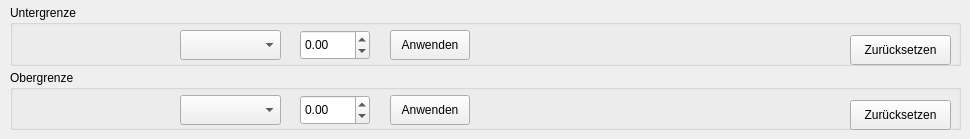
         <widget class="QWidget" name="tab">
          <attribute name="title">
           <string>Unter- und Obergrenze</string>
          </attribute>
          <widget class="QGroupBox" name="groupBox_LB">
           <property name="geometry">
            <rect>
             <x>10</x>
             <y>5</y>
             <width>951</width>
             <height>61</height>
            </rect>
           </property>
           <property name="title">
            <string>Untergrenze</string>
           </property>
           <widget class="QDoubleSpinBox" name="doubleSpinBox_LB">
            <property name="geometry">
             <rect>
              <x>290</x>
              <y>25</y>
              <width>70</width>
              <height>30</height>
             </rect>
            </property>
            <property name="minimum">
             <double>-99999999.000000000000000</double>
            </property>
            <property name="maximum">
             <double>99999999.000000000000000</double>
            </property>
            <property name="singleStep">
             <double>0.010000000000000</double>
            </property>
           </widget>
           <widget class="QLabel" name="Attribut_label">
            <property name="geometry">
             <rect>
              <x>5</x>
              <y>25</y>
              <width>151</width>
              <height>30</height>
             </rect>
            </property>
            <property name="text">
             <string/>
            </property>
            <property name="alignment">
             <set>Qt::AlignRight|Qt::AlignTrailing|Qt::AlignVCenter</set>
            </property>
           </widget>
           <widget class="QComboBox" name="comboBox_LB">
            <property name="geometry">
             <rect>
              <x>170</x>
              <y>25</y>
              <width>101</width>
              <height>30</height>
             </rect>
            </property>
           </widget>
           <widget class="QPushButton" name="untergrenze">
            <property name="geometry">
             <rect>
              <x>380</x>
              <y>25</y>
              <width>80</width>
              <height>30</height>
             </rect>
            </property>
            <property name="text">
             <string>Anwenden</string>
            </property>
           </widget>
           <widget class="QLabel" name="count_LB_label">
            <property name="geometry">
             <rect>
              <x>469</x>
              <y>25</y>
              <width>361</width>
              <height>30</height>
             </rect>
            </property>
            <property name="text">
             <string/>
            </property>
           </widget>
           <widget class="QPushButton" name="untergrenze_reset">
            <property name="geometry">
             <rect>
              <x>840</x>
              <y>30</y>
              <width>101</width>
              <height>30</height>
             </rect>
            </property>
            <property name="text">
             <string>Zurücksetzen</string>
            </property>
           </widget>
          </widget>
          <widget class="QGroupBox" name="groupBox_UB">
           <property name="geometry">
            <rect>
             <x>10</x>
             <y>70</y>
             <width>951</width>
             <height>60</height>
            </rect>
           </property>
           <property name="title">
            <string>Obergrenze</string>
           </property>
           <widget class="QPushButton" name="obergrenze_reset">
            <property name="geometry">
             <rect>
              <x>840</x>
              <y>30</y>
              <width>101</width>
              <height>30</height>
             </rect>
            </property>
            <property name="text">
             <string>Zurücksetzen</string>
            </property>
           </widget>
           <widget class="QLabel" name="Attribut_label1">
            <property name="geometry">
             <rect>
              <x>5</x>
              <y>25</y>
              <width>151</width>
              <height>30</height>
             </rect>
            </property>
            <property name="text">
             <string/>
            </property>
            <property name="alignment">
             <set>Qt::AlignRight|Qt::AlignTrailing|Qt::AlignVCenter</set>
            </property>
           </widget>
           <widget class="QComboBox" name="comboBox_UB">
            <property name="geometry">
             <rect>
              <x>170</x>
              <y>25</y>
              <width>101</width>
              <height>30</height>
             </rect>
            </property>
           </widget>
           <widget class="QDoubleSpinBox" name="doubleSpinBox_UB">
            <property name="geometry">
             <rect>
              <x>290</x>
              <y>25</y>
              <width>70</width>
              <height>30</height>
             </rect>
            </property>
            <property name="minimum">
             <double>-99999999.000000000000000</double>
            </property>
            <property name="maximum">
             <double>99999999.000000000000000</double>
            </property>
            <property name="singleStep">
             <double>0.010000000000000</double>
            </property>
           </widget>
           <widget class="QPushButton" name="obergrenze">
            <property name="geometry">
             <rect>
              <x>380</x>
              <y>25</y>
              <width>80</width>
              <height>30</height>
             </rect>
            </property>
            <property name="text">
             <string>Anwenden</string>
            </property>
           </widget>
           <widget class="QLabel" name="count_UB_label">
            <property name="geometry">
             <rect>
              <x>469</x>
              <y>25</y>
              <width>361</width>
              <height>30</height>
             </rect>
            </property>
            <property name="text">
             <string/>
            </property>
           </widget>
          </widget>
         </widget>
